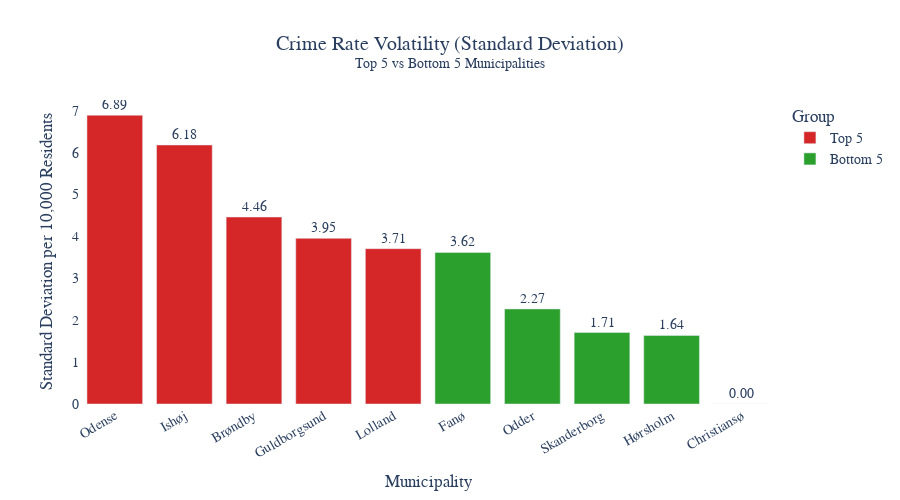

The notebook cell this image was saved under:
### Markdown cell above
## Crime votality top and bottom 5

### Code cell
# top5["Municipality"] and bottom5["Municipality"]
selected_munis = top5["Municipality"].tolist() + bottom5["Municipality"].tolist()

# Filter to relevant municipalities
subset = df_period[df_period["Municipality"].isin(selected_munis)]

# Compute volatility (standard deviation of crime rate)
volatility = (
    subset
    .groupby("Municipality")["Crime_rate_per_10000"]
    .std()
    .reset_index()
    .rename(columns={"Crime_rate_per_10000": "CrimeRateVolatility"})
)

# Format
volatility["Municipality"] = volatility["Municipality"].str.title()
volatility["Group"] = volatility["Municipality"].str.lower().apply(
    lambda m: "Top 5" if m in top5["Municipality"].str.lower().tolist() else "Bottom 5"
)

volatility = volatility.sort_values("CrimeRateVolatility", ascending=False)

# Plot
fig = px.bar(
    volatility,
    x="Municipality",
    y="CrimeRateVolatility",
    color="Group",
    color_discrete_map={"Top 5": "#D62728", "Bottom 5": "#2CA02C"},
    title="Crime Rate Volatility (Standard Deviation)<br><sup>Top 5 vs Bottom 5 Municipalities</sup>",
    text="CrimeRateVolatility"
)

fig.update_traces(texttemplate='%{text:.2f}', textposition='outside')
fig.update_layout(
    title_x=0.5,
    yaxis_title="Standard Deviation per 10,000 Residents",
    font=dict(family="Arial", size=14),
    xaxis_tickangle=-30,
    height=500,
    plot_bgcolor="white"
)

# Save to HTML
fig.write_html(r"C:\Users\Baxe\Documents\SocialDataanalyseVisulisation\signedue.github.io\crime_volatility_top_bottom.html")
fig.show()

### Figure 1 — Plotly figure (JSON) as saved in the notebook; plotly's stock layout.template omitted (floating-point values rounded to 4 significant figures)
{"data": [{"alignmentgroup": "True", "hovertemplate": "Group=Top 5<br>Municipality=%{x}<br>CrimeRateVolatility=%{text}<extra></extra>", "legendgroup": "Top 5", "marker": {"color": "#D62728", "pattern": {"shape": ""}}, "name": "Top 5", "offsetgroup": "Top 5", "orientation": "v", "showlegend": true, "text": [6.894, 6.183, 4.463, 3.954, 3.708], "textposition": "outside", "texttemplate": "%{text:.2f}", "type": "bar", "x": ["Odense", "Ishøj", "Brøndby", "Guldborgsund", "Lolland"], "xaxis": "x", "y": [6.894, 6.183, 4.463, 3.954, 3.708], "yaxis": "y"}, {"alignmentgroup": "True", "hovertemplate": "Group=Bottom 5<br>Municipality=%{x}<br>CrimeRateVolatility=%{text}<extra></extra>", "legendgroup": "Bottom 5", "marker": {"color": "#2CA02C", "pattern": {"shape": ""}}, "name": "Bottom 5", "offsetgroup": "Bottom 5", "orientation": "v", "showlegend": true, "text": [3.618, 2.269, 1.706, 1.636, 0], "textposition": "outside", "texttemplate": "%{text:.2f}", "type": "bar", "x": ["Fanø", "Odder", "Skanderborg", "Hørsholm", "Christiansø"], "xaxis": "x", "y": [3.618, 2.269, 1.706, 1.636, 0], "yaxis": "y"}], "layout": {"barmode": "relative", "font": {"family": "Arial", "size": 14}, "height": 500, "legend": {"title": {"text": "Group"}, "tracegroupgap": 0}, "plot_bgcolor": "white", "title": {"text": "Crime Rate Volatility (Standard Deviation)<br><sup>Top 5 vs Bottom 5 Municipalities</sup>", "x": 0.5}, "xaxis": {"anchor": "y", "domain": [0, 1], "tickangle": -30, "title": {"text": "Municipality"}}, "yaxis": {"anchor": "x", "domain": [0, 1], "title": {"text": "Standard Deviation per 10,000 Residents"}}}}
